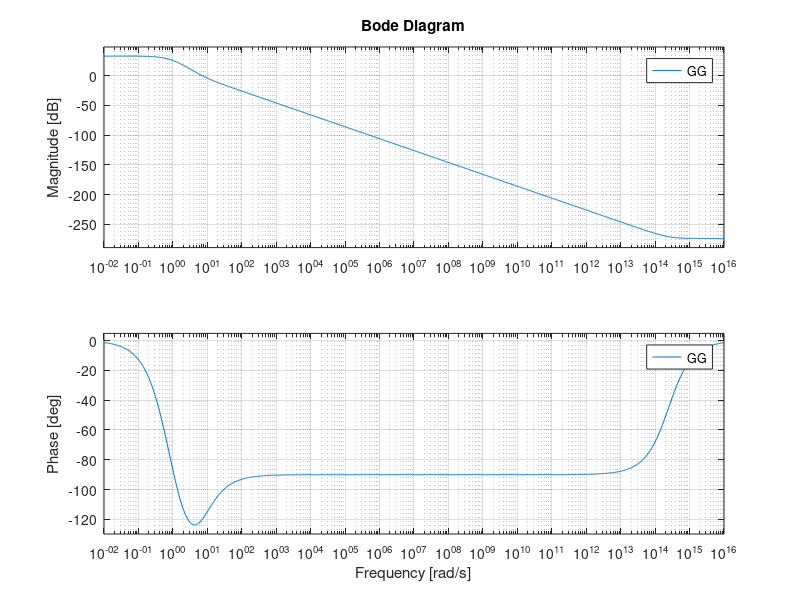
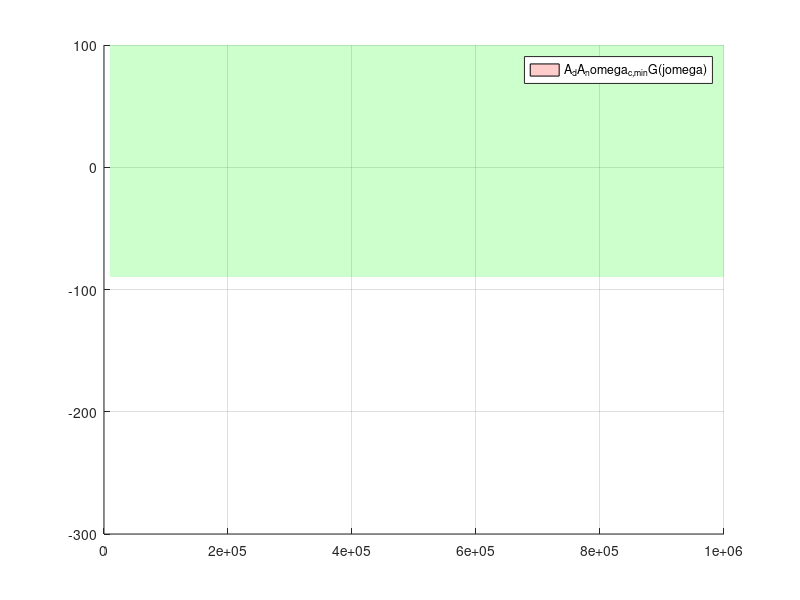

Here is the MATLAB script that generated these plots, in order: (Note: this script raises an error after producing the figures.)
%% Progetto Controlli Automatici T B1
% Cremonini Davide, Nanni Gabriele, Tarlassi Federica

clear all; close all; clc;
% Paramentri Tecnologici
r_s=1.5; %tasso riproduzione cellule suscettibili
r_r=1.3; %tasso riproduzione cellule resistenti
K=200; %num massimo cellule dell'ambiente
gamma=0.3; %costante di passaggio da r a s
beta=0.3; %costante di passaggio da s a r
alfa=0.2; %costante di mutazione a seguito del farmaco
m_s=0.7; %mortalità suscettibili
m_r=0.15; %mortalità resistenti
n_s_e=100; %equilibrio suscettibili
n_r_e=100; %equilibrio resistenti

% Equazioni Differenziali
%n_s'=-r_s*ln((n_s+n_r)/K)*n_s-m_s*c_f*n_s-beta*n_s+gamma*n_r-alfa*c_f*n_s
%n_r'=-r_r*ln((n_s+n_r)/K)*n_r-m_r*c_f*n_r+beta*n_s-gamma*n_r+alfa*c_f*n_s

%% Punto1

%x1'(t)=f1(x(t),u(t))=-r_s*ln((x1(t)+x2(t))/K)*x1(t)-m_s*u(t)*x1(t)-beta*x1(t)+gamma*x2(t)-alfa*u(t)*x1(t)
%x2'(t)=f2(x(t),u(t))=-r_r*ln((x1(t)+x2(t))/K)*x2(t)-m_r*u(t)*x2(t)+beta*x1(t)-gamma*x2(t)+alfa*u(t)*x1(t)
%y(t)=h(x(t),u(t))=x2(t)

%u(t)=(-r_s*ln((x1(t)+x2(t))/K)*x1(t)-beta*x1(t)+gamma*x2(t))/((m_s+alfa)*x1(t))
%u(t)=(-r_r*ln((x1(t)+x2(t))/K)*x2(t)+beta*x1(t)-gamma*x2(t))/((m_r*x2(t)-alfa*x1(t))
%con xe1=n_s_e=100   xe2=n_r_e=100
%u_e_1=(-r_s*log((n_s_e+n_r_e)/K)*n_s_e-beta*n_s_e+gamma*n_r_e)/((m_s+alfa)*n_s_e)
%u_e_2=(-r_r*log((n_s_e+n_r_e)/K)*n_r_e+beta*n_s_e-gamma*n_r_e)/(m_r*n_r_e-alfa*n_s_e)
%abbiamo verificato che esiste u_e=u_e_1=u_e_2=0
u_e=0;
xe1=n_s_e;
xe2=n_r_e;

%linearizzazione nell'intorno dell'equilibrio

A=[(-r_s/2)-beta, (-r_s/2)+gamma; -(r_r/2)+beta, -(r_r/2)-gamma];
B=[-m_s*xe1-alfa*xe1; -m_r*xe2+alfa*xe1];
C=[0, 1];
D=0;

%% Punto2
%funzione di trasferimento
s=tf('s');
GG=C*(inv(s*eye(2)-A))*B-D;

%% Punto3

% SPECIFICHE
% 
% -) Errore a regime in risposta a un gradino w(t) = -2*1(t), d(t) = sommatoria k=1->4 0.3sen(0.0125kt) e n(t) = sommatoria k=1->4 0.2sen(10^4kt) 2*1(t) pari a 0
%
% -) Attenuazione di almeno 60dB per d(t)
%       con [omega_d_min, omega_d_MAX] = [0,0.05]
%
% -) Attenuazione di almeno 90dB per n(t)
%       con [omega_n_min, omega_n_MAX] = [10^4,10^6]
%
% -) S% <= 7%
% -) Ta,5 <= 1 s
%

%%Scrivere specifiche

% ampiezze gradini
WW = -2;

% errore a regime
e_star =0;

% attenuazione disturbo sull'uscita
A_d = 60;
omega_d_min =1e-4;
omega_d_MAX = 0.05;

% attenuazione disturbo di misura
A_n = 90;
omega_n_min = 1e4;
omega_n_MAX = 1e6;

% Sovraelongazione massima e tempo d'assestamento all'5%
S_100_spec = 0.07;
T_a5_spec = 1;

%% Diagramma di Bode

figure(1);
bode(GG);
grid on, zoom on;
if 0        %%%%%%%%%%%%%%%%%%%%---SEMAFORO Figure 1---%%%%%%%%%%%%%%%%%%%%
    return;
end
   
%% Patch specifiche

figure(2);
grid on; zoom on; hold on;

%scrivere calcolo specifiche S% => Margine di fase
logsq = (log(S_100_spec))^2;
xi = sqrt(logsq/(pi^2+logsq));
Mf_spec = xi*100;
omega_Ta_MAX = 300/(Mf_spec*T_a5_spec); 

% Specifiche su d
Bnd_d_x = [omega_d_min; omega_d_MAX; omega_d_MAX; omega_d_min];
Bnd_d_y = [A_d; A_d; -150; -150];
patch(Bnd_d_x, Bnd_d_y,'r','FaceAlpha',0.2,'EdgeAlpha',0);

% Specifiche su n (massima pulsazione di taglio)
Bnd_n_x = [omega_n_min; omega_n_MAX; omega_n_MAX; omega_n_min];
Bnd_n_y = [-A_n; -A_n; 100; 100];
patch(Bnd_n_x, Bnd_n_y,'g','FaceAlpha',0.2,'EdgeAlpha',0);

% Specifiche tempo d'assestamento (minima pulsazione di taglio)
omega_Ta_min = 1e-4; % lower bound per il plot
Bnd_Ta_x = [omega_Ta_min; omega_Ta_MAX; omega_Ta_MAX; omega_Ta_min];
Bnd_Ta_y = [0; 0; -300; -300];
patch(Bnd_Ta_x, Bnd_Ta_y,'b','FaceAlpha',0.2,'EdgeAlpha',0);

% Legenda colori
Legend_mag = ["A_d", "A_n", "\omega_{c,min}", "G(j\omega)"];
legend(Legend_mag);

% Plot Bode con margini di stabilità
omega_plot_min = 1e-4;
omega_plot_max = 1e6;
margin(GG, {omega_plot_min, omega_plot_max});
grid on; zoom on;



% Specifiche sovraelongazione (margine di fase)
omega_c_min = omega_Ta_MAX;
omega_c_MAX = omega_n_min;

phi_spec = Mf_spec - 180;
phi_low = -270; % lower bound per il plot

Bnd_Mf_x = [omega_c_min; omega_c_MAX; omega_c_MAX; omega_c_min];
Bnd_Mf_y = [phi_spec; phi_spec; phi_low; phi_low];
patch(Bnd_Mf_x, Bnd_Mf_y,'g','FaceAlpha',0.2,'EdgeAlpha',0);
hold on;

% Legenda colori
Legend_arg = ["G(j\omega)"; "M_f"];
legend(Legend_arg);

if 0        %%%%%%%%%%%%%%%%%%%%---SEMAFORO Figure 2---%%%%%%%%%%%%%%%%%%%%
    return;
end

%% Regolatore statico

%scrivere valore minimo prescritto per L(0)
mu_s = 200;

%scrivere guadagno minimo del regolatore ottenuto come L(0)/G(0)
G_0 = abs(evalfr(GG,0));
RR_s = (mu_s/G_0)/s; 

% Sistema esteso
GG_e=RR_s*GG;


%% Diagrammi di Bode di Ge con specifiche

figure(3);
hold on;

%scrivere calcolo specifiche S% => Margine di fase
logsq = (log(S_100_spec))^2;
xi = sqrt(logsq/(pi^2+logsq));
Mf_spec = xi*100;
omega_Ta_MAX = 300/(Mf_spec*T_a5_spec); 

% Specifiche su d
omega_d_min = 1e-4; % lower bound per il plot
Bnd_d_x = [omega_d_min; omega_d_MAX; omega_d_MAX; omega_d_min];
Bnd_d_y = [A_d; A_d; -150; -150];
patch(Bnd_d_x, Bnd_d_y,'r','FaceAlpha',0.2,'EdgeAlpha',0);

% Specifiche su n (massima pulsazione di taglio)
Bnd_n_x = [omega_n_min; omega_n_MAX; omega_n_MAX; omega_n_min];
Bnd_n_y = [-A_n; -A_n; 100; 100];
patch(Bnd_n_x, Bnd_n_y,'g','FaceAlpha',0.2,'EdgeAlpha',0);

% Specifiche tempo d'assestamento (minima pulsazione di taglio)
omega_Ta_min = 1e-4; % lower bound per il plot
Bnd_Ta_x = [omega_Ta_min; omega_Ta_MAX; omega_Ta_MAX; omega_Ta_min];
Bnd_Ta_y = [0; 0; -300; -300];
patch(Bnd_Ta_x, Bnd_Ta_y,'b','FaceAlpha',0.2,'EdgeAlpha',0);

% Legenda colori
Legend_mag = ["A_d", "A_n", "\omega_{c,min}", "Ge(j\omega)"];
legend(Legend_mag);

% Plot Bode con margini di stabilità
omega_plot_min = 1e-4;
omega_plot_max = 1e6;
margin(GG_e, {omega_plot_min, omega_plot_max});
grid on; zoom on;

% Specifiche sovraelongazione (margine di fase)
omega_c_min = omega_Ta_MAX;
omega_c_MAX = omega_n_min;

phi_spec = Mf_spec - 180;
phi_low = -270; % lower bound per il plot

Bnd_Mf_x = [omega_c_min; omega_c_MAX; omega_c_MAX; omega_c_min];
Bnd_Mf_y = [phi_spec; phi_spec; phi_low; phi_low];
patch(Bnd_Mf_x, Bnd_Mf_y,'g','FaceAlpha',0.2,'EdgeAlpha',0);
hold on;

% Legenda colori
Legend_arg = ["Ge(j\omega)"; "M_f"];
legend(Legend_arg);

% FINE regolatore statico

if 0 %%%%%%%%%%%%%%%%%%%%---SEMAFORO Figure 3---%%%%%%%%%%%%%%%%%%%%%%%%%%%
    return;
end

% Inserimento di uno zero a bassa frequenza

RR_lf = (1 + 5*s);
GG_zero = GG_e * RR_lf;

figure(4);
hold on;

%scrivere calcolo specifiche S% => Margine di fase
logsq = (log(S_100_spec))^2;
xi = sqrt(logsq/(pi^2+logsq));
Mf_spec = xi*100;
omega_Ta_MAX = 300/(Mf_spec*T_a5_spec); 

% Specifiche su d
omega_d_min = 1e-4; % lower bound per il plot
Bnd_d_x = [omega_d_min; omega_d_MAX; omega_d_MAX; omega_d_min];
Bnd_d_y = [A_d; A_d; -150; -150];
patch(Bnd_d_x, Bnd_d_y,'r','FaceAlpha',0.2,'EdgeAlpha',0);

% Specifiche su n (massima pulsazione di taglio)
Bnd_n_x = [omega_n_min; omega_n_MAX; omega_n_MAX; omega_n_min];
Bnd_n_y = [-A_n; -A_n; 100; 100];
patch(Bnd_n_x, Bnd_n_y,'g','FaceAlpha',0.2,'EdgeAlpha',0);

% Specifiche tempo d'assestamento (minima pulsazione di taglio)
omega_Ta_min = 1e-4; % lower bound per il plot
Bnd_Ta_x = [omega_Ta_min; omega_Ta_MAX; omega_Ta_MAX; omega_Ta_min];
Bnd_Ta_y = [0; 0; -300; -300];
patch(Bnd_Ta_x, Bnd_Ta_y,'b','FaceAlpha',0.2,'EdgeAlpha',0);

% Legenda colori
Legend_mag = ["A_d", "A_n", "\omega_{c,min}", "Ge(j\omega)"];
legend(Legend_mag);

% Plot Bode con margini di stabilità
omega_plot_min = 1e-4;
omega_plot_max = 1e6;
margin(GG_zero, {omega_plot_min, omega_plot_max});
grid on; zoom on;

% Specifiche sovraelongazione (margine di fase)
omega_c_min = omega_Ta_MAX;
omega_c_MAX = omega_n_min;

phi_spec = Mf_spec - 180;
phi_low = -270; % lower bound per il plot

Bnd_Mf_x = [omega_c_min; omega_c_MAX; omega_c_MAX; omega_c_min];
Bnd_Mf_y = [phi_spec; phi_spec; phi_low; phi_low];
patch(Bnd_Mf_x, Bnd_Mf_y,'g','FaceAlpha',0.2,'EdgeAlpha',0);
hold on;

% Legenda colori
Legend_arg = ["Ge(j\omega)"; "M_f"];
legend(Legend_arg);

if 0        %%%%%%%%%%%%%%%%%%%%---SEMAFORO Figure 4---%%%%%%%%%%%%%%%%%%%%
    return;
end

% Inserimento di poli in alta frequenza

RR_hf = 1/(1 + (1/2000)*s)^4;
GG_zero_polo = GG_e * RR_lf * RR_hf;

figure(5);
hold on;

%scrivere calcolo specifiche S% => Margine di fase
logsq = (log(S_100_spec))^2;
xi = sqrt(logsq/(pi^2+logsq));
Mf_spec = xi*100;
omega_Ta_MAX = 300/(Mf_spec*T_a5_spec); 

% Specifiche su d
omega_d_min = 1e-4; % lower bound per il plot
Bnd_d_x = [omega_d_min; omega_d_MAX; omega_d_MAX; omega_d_min];
Bnd_d_y = [A_d; A_d; -150; -150];
patch(Bnd_d_x, Bnd_d_y,'r','FaceAlpha',0.2,'EdgeAlpha',0);

% Specifiche su n (massima pulsazione di taglio)
Bnd_n_x = [omega_n_min; omega_n_MAX; omega_n_MAX; omega_n_min];
Bnd_n_y = [-A_n; -A_n; 100; 100];
patch(Bnd_n_x, Bnd_n_y,'g','FaceAlpha',0.2,'EdgeAlpha',0);

% Specifiche tempo d'assestamento (minima pulsazione di taglio)
omega_Ta_min = 1e-4; % lower bound per il plot
Bnd_Ta_x = [omega_Ta_min; omega_Ta_MAX; omega_Ta_MAX; omega_Ta_min];
Bnd_Ta_y = [0; 0; -300; -300];
patch(Bnd_Ta_x, Bnd_Ta_y,'b','FaceAlpha',0.2,'EdgeAlpha',0);

% Legenda colori
Legend_mag = ["A_d", "A_n", "\omega_{c,min}", "Ge(j\omega)"];
legend(Legend_mag);

% Plot Bode con margini di stabilità
omega_plot_min = 1e-4;
omega_plot_max = 1e6;
margin(GG_zero_polo, {omega_plot_min, omega_plot_max});
grid on; zoom on;

% Specifiche sovraelongazione (margine di fase)
omega_c_min = omega_Ta_MAX;
omega_c_MAX = omega_n_min;

phi_spec = Mf_spec - 180;
phi_low = -270; % lower bound per il plot

Bnd_Mf_x = [omega_c_min; omega_c_MAX; omega_c_MAX; omega_c_min];
Bnd_Mf_y = [phi_spec; phi_spec; phi_low; phi_low];
patch(Bnd_Mf_x, Bnd_Mf_y,'g','FaceAlpha',0.2,'EdgeAlpha',0);
hold on;

% Legenda colori
Legend_arg = ["Ge(j\omega)"; "M_f"];
legend(Legend_arg);

RR = RR_s*RR_lf*RR_hf;
LL = GG_zero_polo;

if 0  %%%%%%%%%%%%%%%%%%%%---SEMAFORO Figure 5---%%%%%%%%%%%%%%%%%%%%
    return;
end

%% Check prestazioni in anello chiuso

% Funzione di sensitività complementare
FF = LL/(1+LL);

% Risposta al gradino

figure(6)
T_simulation = 2;
[y_step,t_step] = step(WW*FF, T_simulation);
plot(t_step,y_step,'b');
grid on, zoom on, hold on;

% vincolo sovraelongazione
patch([0,T_simulation,T_simulation,0],[WW*(1+S_100_spec),WW*(1+S_100_spec),WW-1,WW-1],'r','FaceAlpha',0.3,'EdgeAlpha',0.5);
ylim([WW-1,0]);

% vincolo tempo di assestamento all'5%

LV = -2; 

patch([T_a5_spec,T_simulation,T_simulation,T_a5_spec],[LV*(1-0.05),LV*(1-0.05),0,0],'g','FaceAlpha',0.1,'EdgeAlpha',0.5);
patch([T_a5_spec,T_simulation,T_simulation,T_a5_spec],[LV*(1+0.05),LV*(1+0.05),LV-1,LV-1],'g','FaceAlpha',0.1,'EdgeAlpha',0.1);

Legend_step = ["Risposta al gradino"; "Vincolo sovraelongazione"; "Vincolo tempo di assestamento"];
legend(Legend_step);

% Diagramma di bode sistema in anello chiuso
figure(7);
bode(FF)
grid on, zoom on

if 0  %%%%%%% SEMAFORO controllo gradino %%%%%%%
    return;
end

%% Check disturbo in uscita


% Funzione di sensitività
SS = 1/(1+LL);
figure(8);

% Simulazione disturbo d(t)
omega_d_test = 0.0125;
tt = (0:1e-2:1e3)';
dd = 0.3*(sin(omega_d_test*tt)+sin(omega_d_test*2*tt)+sin(omega_d_test*3*tt)+sin(omega_d_test*4*tt));

y_d = lsim(SS,dd,tt);
hold on, grid on, zoom on
plot(tt,dd,'m')
plot(tt,y_d,'b')
grid on
legend('dd','y_d')

% Simulazione disturbo n(t)
omega_n_test = 1e4;
tt = (0:1e-5:1e-2)';
nn = 0.2*(sin(omega_n_test*tt)+sin(omega_n_test*2*tt)+sin(omega_n_test*3*tt)+sin(omega_n_test*4*tt));

figure(9)

y_n = lsim(-FF,nn,tt);
hold on, grid on, zoom on
plot(tt,nn,'m')
plot(tt,y_n,'b')
grid on
legend('nn','y_n')

% simulazione y(t) completa

tt = (0:1e-4:1)';
% DD = 0.3*(omega_d_test/(s^2+omega_d_test^2)+omega_d_test*2/(s^2+(omega_d_test*2)^2)+omega_d_test*3/(s^2+(omega_d_test*3)^2)+omega_d_test*4/(s^2+(omega_d_test*4)^2));
% NN = 0.2*(omega_n_test/(s^2+omega_n_test^2)+omega_n_test*2/(s^2+(omega_n_test*2)^2)+omega_n_test*3/(s^2+(omega_n_test*3)^2)+omega_n_test*4/(s^2+(omega_n_test*4)^2));

dd = 0.3*(sin(omega_d_test*tt)+sin(omega_d_test*2*tt)+sin(omega_d_test*3*tt)+sin(omega_d_test*4*tt));
nn = 0.2*(sin(omega_n_test*tt)+sin(omega_n_test*2*tt)+sin(omega_n_test*3*tt)+sin(omega_n_test*4*tt));
y_d_test = lsim(SS,dd,tt);
y_n_test = lsim(-FF,nn,tt);
y_w_test = -2*step(FF,tt);
 
yy = y_w_test + y_d_test + y_n_test;
 
 figure(10)
 hold on, grid on, zoom on
 rif = -2*heaviside(tt); % Heaviside comando per la rappresentazione del gradino nel tempo
 plot(tt,rif,'b');
 plot(tt,yy,'r');
 hold on, grid on, zoom on
 legend('W','y')

%% Punto 5

% Andamento sistema non linearizzato non regolato
% input applicato: costante e pari a 0
inp = @(t) 0;

% intervallo di tempo
interv = [0 10]; % da 0 a 10 secondi

dyn = @(t, x) [-r_s*log((x(1)+x(2))/K)*x(1)-m_s*inp(t)*x(1)-beta*x(1)+gamma*x(2)-alfa*inp(t)*x(1);
    -r_r*log((x(1)+x(2))/K)*x(2)-m_r*inp(t)*x(2)+beta*x(1)-gamma*x(2)+alfa*inp(t)*x(1)];

% vettore delle condizioni iniziali
x0 = [95; 102];

% risolviamo l'equazione differenziale
[time, traj] = ode45(dyn, interv, x0);

figure(11)
plot(time,traj)
title('Traiettoria delle cellule cancerose')
xlim(interv)
xlabel('tempo [s]')
ylabel('stato')
legend('cellule sensibili', 'cellule resistenti')
grid on; zoom on; box on;

%RR antitrasformato restituisce delta ingresso e delta risposta in
%relazione all'ingresso e all'uscita di equilibrio, mentre il sistema non
%linearizzato ragiona in modo assoluto, quindi è necessario ricordare la
%discrepanza di riferimento.

%% continua su Simulink

sample_time = 0.0001;